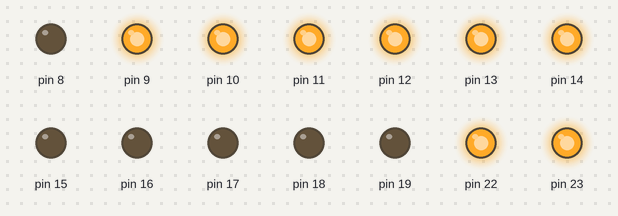
This sketch was run on a simulated Arduino Uno, built with avr-gcc and run on an emulated ATmega328P. Parts: output pins drawn as LEDs (lit = HIGH).

Above: at 0.07 s.
At 0.37 s:
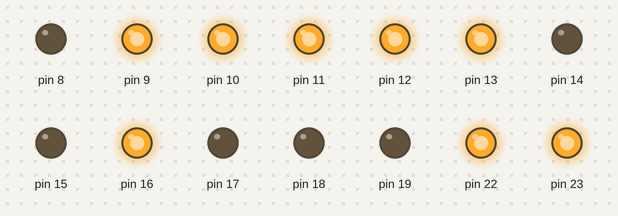
At 0.97 s:
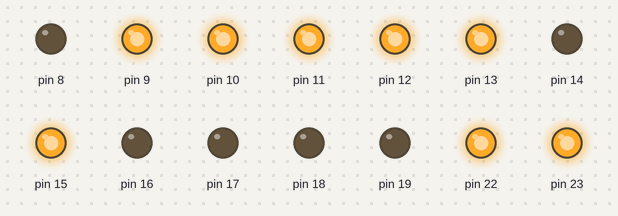
At 1.42 s:
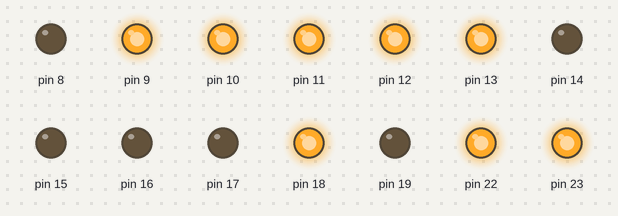
At 2.77 s:
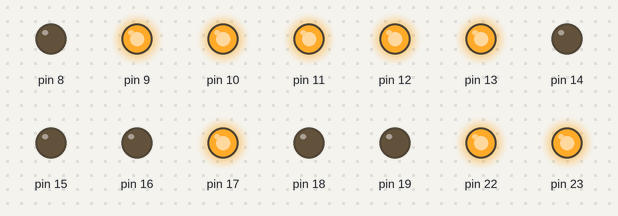
Timing chart, 0 to 3.1 s (numbered marks = the images above):
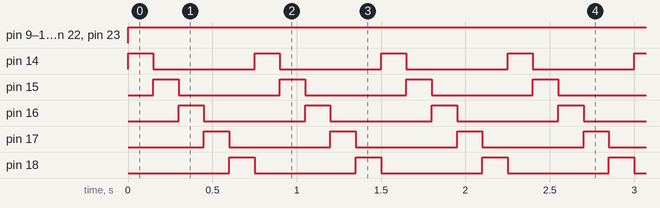

Measured:
- by itself, pin 9–13, pin 22, pin 23: LOW → HIGH at 0.00 s
- by itself, pin 14–18: alternates HIGH for 0.15 s and LOW for 0.60 s
- by itself, everything shown: repeats every 0.75 s, in 5 steps

The sketch:

5x5_Matrix_7.ino
```cpp
#include <avr/io.h>
#include <avr/interrupt.h>

int main()
{
  DDRB = 0xFF;
  DDRC = 0xFF;
  PORTB = 0xFF;
  PORTC = 0b00000000;
  while(1)
  {
    for (int j = 0; j <= 4; j++)
    {
      PORTC = 1 << (j);
      for (int i = 0; i <= 0; i++)
      {
        PORTB = ~(1 << (i));
        _delay_ms(150);
      }
}
  }
}
```
